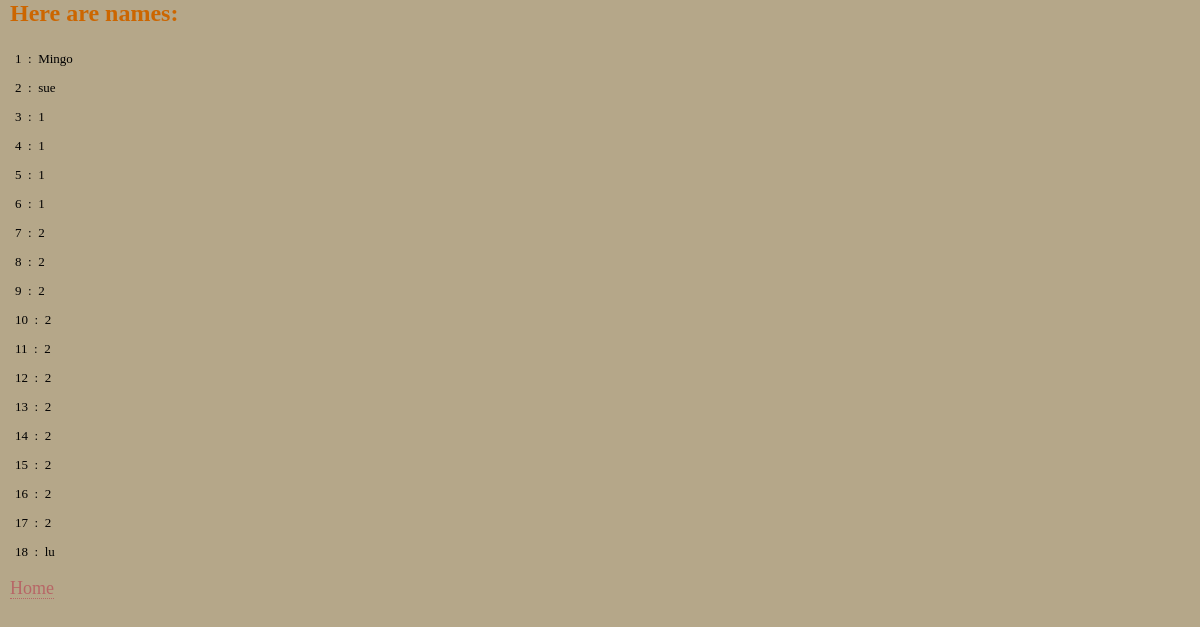
/mingo/show_data/, run on an earlier commit of the app's database.
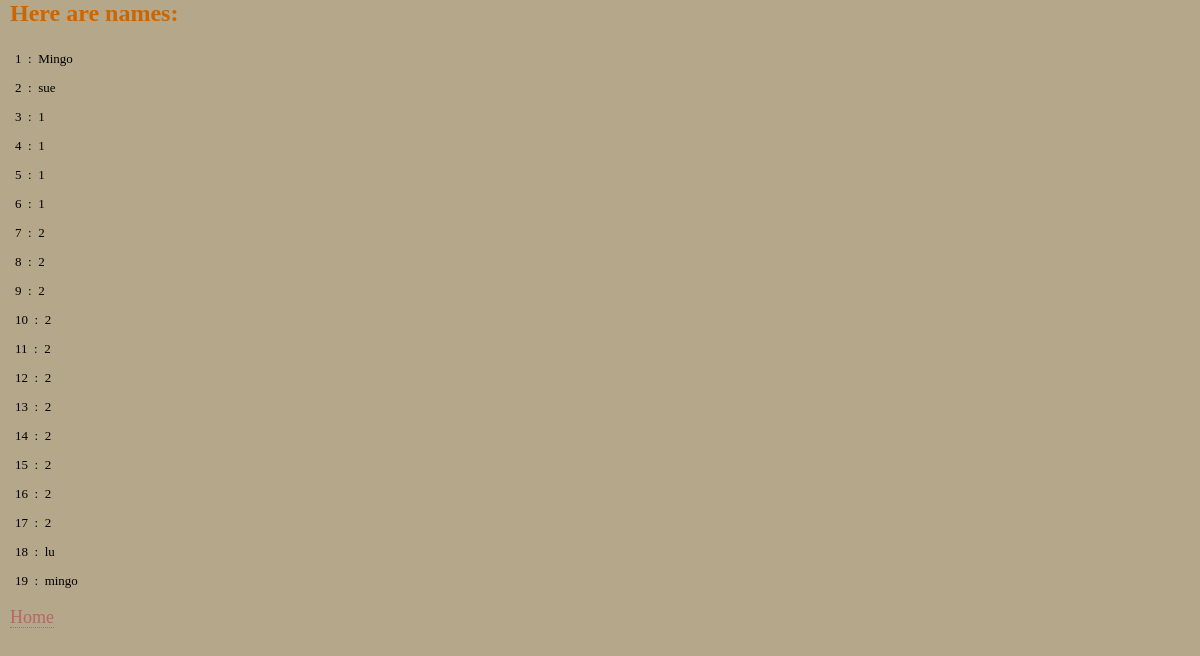
And on a later commit of the database.
### mingo/models.py (models this page shows)
class Sighting(models.Model):
    name = models.CharField(max_length=20)
    email = models.CharField(max_length=100)
    data = models.CharField(max_length=50)
    time = models.CharField(max_length=50)
    location = models.CharField(max_length=50)
    fin_type = models.CharField(max_length=50)
    whale_type = models.CharField(max_length=50)
    blow_type = models.CharField(max_length=50)
    wave_type = models.CharField(max_length=50)

### mingo/views.py (the view)
def show_data(request):
    names = DB.objects.all()
    return render_to_response('show.html', locals())

### mingo/templates/show.html (shortened to what this page needs)
<html>
<head>
    {% load static %}
<link rel="stylesheet" href="{% static 'css/hfwwg.css' %}" type="text/css" media="all">
</head>
<body>
<p style="margin-left: 10px; color: #cc6600; font-size: x-large">
    <strong>Here are names:</strong>
</p>
{% for i in names %}
<p style="margin-left: 15px">
   {{ i.id }}&nbsp;&nbsp;:&nbsp;&nbsp;{{ i.name }}<br>
</p>
{% endfor %}
<p style="margin-left: 10px; color: #cc6600; font-size: large">
    <a href="{% url 'contact' %}">Home
</p>
</body>
</html>

### mingo/static/css/hfwwg.css (style rules this page uses)
body { background-color: #b5a789; font-family: Georgia, "Times New Roman", Times, serif; font-size: small; margin: 0px; }
a:link { color: #b76666; text-decoration: none; border-bottom: thin dotted #b76666; }

What changed in the data, as far as the page shows it:
added Sighting: id "19", name "mingo"
